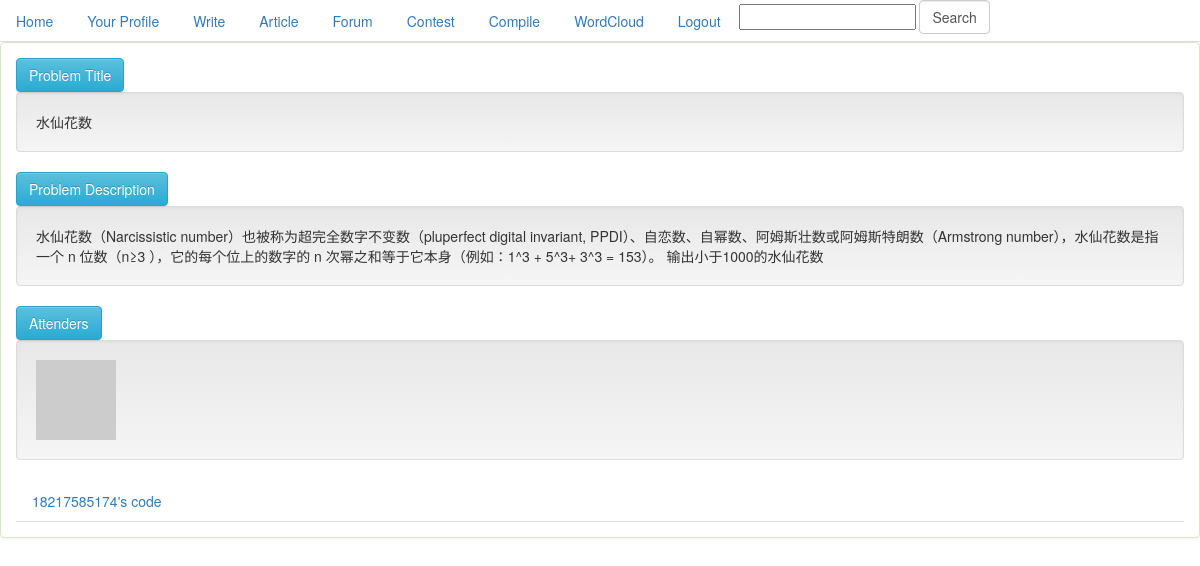
Page /contest/123/1 (signed in) on the earlier database version.
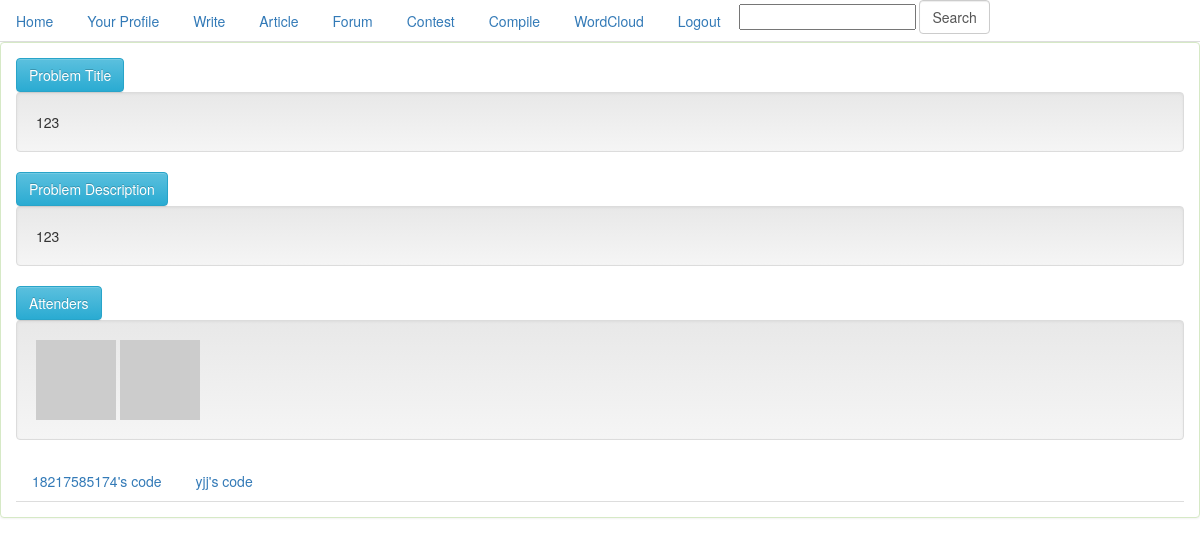
Same page on the later database version.
### app/models.py (models this page shows, shortened)
class Game(db.Model):
    id = db.Column(db.Integer, primary_key=True)
    problem_title = db.Column(db.String(140))
    problem_description = db.Column(db.String(1400))
    timestamp = db.Column(db.DateTime)
    start_time = db.Column(db.DateTime)
    end_time = db.Column(db.DateTime)
    long_time = db.Column(db.Integer)
    attend_person = db.Column(db.Integer)
    max_person = db.Column(db.Integer)
    attenders = db.relationship('User', secondary=AttendGame,
                                backref=db.backref('games', lazy='dynamic'))

class User(db.Model):
    id = db.Column(db.Integer, primary_key=True)
    nickname = db.Column(db.String(64), index=True, unique=True)
    email = db.Column(db.String(120), index=True, unique=True)
    password = db.Column(db.String(120), index=True)
    posts = db.relationship('Post', backref='author', lazy='dynamic')
    cards = db.relationship('Card', backref='participant')
    about_me = db.Column(db.String(140))
    last_seen = db.Column(db.DateTime)
    followed = db.relationship('User',
                               secondary=followers,
                               primaryjoin=(followers.c.follower_id == id),
                               secondaryjoin=(followers.c.followed_id == id),
                               backref=db.backref('followers', lazy='dynamic'),
                               lazy='dynamic')
    is_authenticated = True
    is_active = True
    is_anonymous = False
    def avatar(self, size):
        return 'http://www.gravatar.com/avatar/' + md5(self.email.encode('utf8')).hexdigest() + '?d=mm&s=' + str(size)
    def __repr__(self):
        return '<User %r>' % (self.nickname)

### app/views.py (the view, shortened to what this page needs)
@app.route('/contest/<title>/<gid>', methods=['POST', 'GET'])
@login_required
def contest_detail(title, gid):
    c = Game.query.filter_by(id=gid)[0]
    sql = "SELECT * FROM AttendGame WHERE game_id='%s'" % (gid)
    rst = db.session.execute(sql)
    rst = rst.fetchall()
    print(rst)
    users = c.attenders
    print(users)
    for u in users:
        for r in rst:
            if u.id == r.user_id:
                u.code = r.code_content
    return render_template('contest_detail.html',
                           c=c, users=users, datetime=datetime, title=title, gid=gid)

### app/forms.py
class SearchForm(Form):
    search = StringField('search', validators=[DataRequired()])

### app/views.py (called while the page is built)
@app.before_request
def before_request():
    g.user = current_user
    g.search_form = SearchForm()
    if g.user.is_authenticated:
        g.user.last_seen = datetime.utcnow()
        db.session.add(g.user)
        db.session.commit()

@lm.user_loader
def load_user(id):
    return User.query.get(int(id))

### app/templates/contest_detail.html (shortened to what this page needs)
{% extends "base.html" %}
{% block content %}
<link href="{{url_for('static', filename='codemirror.css') }}" rel="stylesheet" >
<div class="panel panel-success">
    <div class="panel-body">
        <a class="btn btn-info" role="button" data-toggle="collapse" href="#title" aria-expanded="true">
            Problem Title
        </a>
        <div class="collapse in" id="title">
            <div class="well">
                {{ c.problem_title }}
            </div>
        </div>
        <a class="btn btn-info" role="button" data-toggle="collapse" href="#body" aria-expanded="true">
            Problem Description
        </a>
        <div class="collapse in" id="body">
            <div class="well">
                {{ c.problem_description }}
            </div>
        </div>
        <a class="btn btn-info" role="button" data-toggle="collapse" href="#people" aria-expanded="true">
            Attenders
        </a>
        <div class="collapse in" id="people">
            <div class="well">
                {% for u in users %}
                    <a href="{{ url_for('user', nickname = u.nickname) }}"><img src="{{u.avatar(50)}}"></a>
                {% endfor %}
            </div>
        </div>
        {% if datetime.now() > c.end_time %}
            <ul class="nav nav-tabs" role="tablist">
                {% for u in users %}
                    <li role="presentation">
                        <a href="#{{u.nickname}}" aria-controls="{{u.nickname}}" role="tab" data-toggle="tab">
                            {{u.nickname}}'s code
                        </a>
                    </li>
                {% endfor %}
            </ul>
        {% endif %}
    </div>
</div>
{% endblock %}

Differences in the rows shown:
changed Game: problem_title "水仙花数" → "123"; problem_description "水仙花数（Narcissistic number）也被称为超完全数字不变数（pluperfect digital invariant, PPDI）、自恋数、自幂数、阿姆斯壮数或阿姆斯特朗数（Armstrong number），水仙花数是指一个 n 位数（n≥3 ），它的每个位上的数字的 n 次幂之和等于它本身（例如：1^3 + 5^3+ 3^3 = 153）。 输出小于1000的水仙花数" → "123"
now on this page (row edited): User: nickname "yjj"
